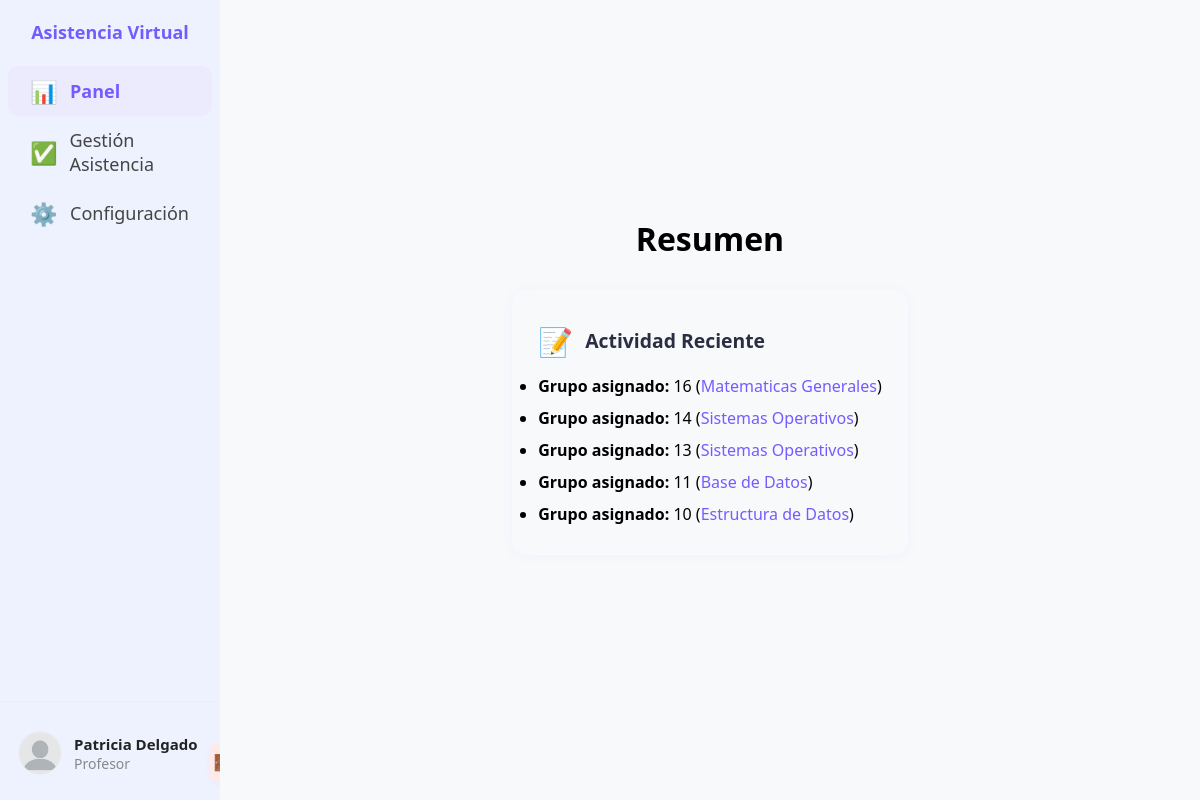
The page /panel.php (signed in) on the database its author committed.
### tables this page shows
CREATE TABLE `usuarios` (
  `id` int(11) NOT NULL,
  `rol` enum('Estudiante','Profesor','Administrador') NOT NULL,
  `nombre_completo` varchar(100) NOT NULL,
  `correo_electronico` varchar(100) NOT NULL,
  `id_carnet` varchar(50) NOT NULL,
  `contrasena` varchar(255) NOT NULL,
  `fecha_registro` timestamp NOT NULL DEFAULT current_timestamp(),
  `zona_horaria` varchar(32) DEFAULT NULL,
  `foto_perfil` varchar(255) DEFAULT NULL
);

CREATE TABLE `grupos` (
  `id` int(11) NOT NULL,
  `materia_id` int(11) NOT NULL,
  `nombre` varchar(100) NOT NULL
);

CREATE TABLE `materias` (
  `id` int(11) NOT NULL,
  `nombre` varchar(100) NOT NULL,
  `fecha_creacion` timestamp NOT NULL DEFAULT current_timestamp()
);

### panel.php (the view, shortened to what this page needs)
<?php
include('conexion.php');
$rol = $_SESSION['rol'];
$usuario_id = $_SESSION['usuario_id'];
$tab = $_GET['tab'] ?? 'panel';
$foto_perfil = null;
$stmt = $conn->prepare("SELECT foto_perfil, nombre_completo, correo_electronico, zona_horaria FROM usuarios WHERE id = ?");
$stmt->bind_param("i", $usuario_id);
$stmt->execute();
$stmt->bind_result($foto_perfil, $nombre, $correo, $zona);
$nombres = explode(' ', $nombre ?? 'Usuario');
$mostrar = isset($nombres[1]) ? $nombres[0] . ' ' . $nombres[1] : $nombres[0];
$ruta_foto = ($foto_perfil && file_exists(__DIR__ . "/images/perfiles/" . $foto_perfil))
    ? "/savesa/images/perfiles/" . $foto_perfil
    : "/savesa/images/perfiles/nopicture.png";
?>
<!DOCTYPE html>
<html lang="es">
<head>
  <link rel="stylesheet" href="/savesa/css/dashboard.css">
  <link rel="stylesheet" href="/savesa/css/settings.css">
</head>
<body>
  <div id="root" class="dashboard-container">
    <aside class="sidebar">
      <div class="sidebar-header">
        <h2>Asistencia Virtual</h2>
      </div>
      <nav class="sidebar-nav">
        <a class="sidebar-item <?php if ($tab=='panel') echo 'active'; ?>" href="panel.php?tab=panel">
          <span class="icon">📊</span>
          <span class="label">Panel</span>
        </a>
        <?php if ($rol === 'Administrador'): ?>
          <a class="sidebar-item" href="materias.php">
            <span class="icon">📚</span>
            <span class="label">Materias</span>
          </a>
          <a class="sidebar-item" href="crear_materia.php">
            <span class="icon">➕</span>
            <span class="label">Crear Materia</span>
          </a>
          <a class="sidebar-item" href="crear_grupo.php">
            <span class="icon">👥</span>
            <span class="label">Crear Grupo</span>
          </a>
          <a class="sidebar-item" href="asignar_profesor.php">
            <span class="icon">🧑‍🏫</span>
            <span class="label">Asignar Profesor</span>
          </a>
          <a class="sidebar-item" href="inscribir_estudiante.php">
            <span class="icon">👨‍🎓</span>
            <span class="label">Inscribir Estudiante</span>
          </a>
        <?php elseif ($rol === 'Profesor'): ?>
          <a class="sidebar-item <?php if ($tab=='asistencia') echo 'active'; ?>" href="panel.php?tab=asistencia">
            <span class="icon">✅</span>
            <span class="label">Gestión Asistencia</span>
          </a>
        <?php endif; ?>
        <a class="sidebar-item <?php if ($tab=='settings') echo 'active'; ?>" href="panel.php?tab=settings">
          <span class="icon">⚙️</span>
          <span class="label">Configuración</span>
        </a>
      </nav>
      <div class="sidebar-footer">
        <img src="<?php echo htmlspecialchars($ruta_foto); ?>?v=<?php echo time(); ?>"
          alt="Avatar"
          class="avatar"
          onerror="this.onerror=null;this.src='/savesa/images/perfiles/nopicture.png';"
        />
        <div>
          <div class="user-name"><?php echo htmlspecialchars($mostrar); ?></div>
          <div class="user-role"><?php echo htmlspecialchars($rol); ?></div>
        </div>
        <form action="logout.php" method="post" style="margin:0;">
          <button class="logout-btn" type="submit">🚪</button>
        </form>
      </div>
    </aside>
    <main class="main-content">
      <?php if ($tab == 'panel'): ?>
        <h1 class="dashboard-title">Resumen</h1>
        <div class="dashboard-cards-grid">
          <?php if ($rol === 'Administrador'): ?>
            <div class="dashboard-card">
              <div style="display:flex;align-items:center;gap:12px;">
                <span style="font-size:28px;color:#735CFF;">📝</span>
                <div class="card-title">Actividad Reciente</div>
              </div>
              <ul>
                <?php
                $ultimas_materias = @$conn->query("SELECT nombre, id, fecha_creacion FROM materias ORDER BY fecha_creacion DESC LIMIT 3");
                if ($ultimas_materias && $ultimas_materias->num_rows > 0) {
                  while ($m = $ultimas_materias->fetch_assoc()) {
                    echo "<li><b>Materia creada:</b> ".htmlspecialchars($m['nombre'])." <span style='color:#888;'>(".date('d/m/Y', strtotime($m['fecha_creacion'])).")</span></li>";
                  }
                }
                $ultimos_grupos = @$conn->query("SELECT g.id, g.nombre as grupo, m.nombre as materia FROM grupos g JOIN materias m ON g.materia_id=m.id ORDER BY g.id DESC LIMIT 3");
                if ($ultimos_grupos && $ultimos_grupos->num_rows > 0) {
                  while ($g = $ultimos_grupos->fetch_assoc()) {
                    echo "<li><b>Grupo creado:</b> {$g['id']} (<span style='color:#735cff'>".htmlspecialchars($g['materia'])."</span>)</li>";
                  }
                }
                $ultimas_asignaciones = @$conn->query("
                    SELECT u.nombre_completo as profesor, g.id as grupo
                    FROM materia_profesor mp
                    JOIN usuarios u ON mp.profesor_id=u.id
                    JOIN grupos g ON mp.grupo_id=g.id
                    ORDER BY mp.grupo_id DESC LIMIT 3
                ");
                if ($ultimas_asignaciones && $ultimas_asignaciones->num_rows > 0) {
                  while ($a = $ultimas_asignaciones->fetch_assoc()) {
                    echo "<li><b>Profesor asignado:</b> ".htmlspecialchars($a['profesor'])." a grupo <b>{$a['grupo']}</b></li>";
                  }
                }
                if (
                    (!$ultimas_materias || $ultimas_materias->num_rows == 0) &&
                    (!$ultimos_grupos || $ultimos_grupos->num_rows == 0) &&
                    (!$ultimas_asignaciones || $ultimas_asignaciones->num_rows == 0)
                  ) {
                  echo '<li style="color:#888;">No hay actividad reciente aún.</li>';
                }
                ?>
              </ul>
            </div>
          <?php elseif ($rol === 'Profesor'): ?>
            <div class="dashboard-card">
              <div style="display:flex;align-items:center;gap:12px;">
                <span style="font-size:28px;color:#735CFF;">📝</span>
                <div class="card-title">Actividad Reciente</div>
              </div>
              <ul>
                <?php
                $grupos = @$conn->query("
                  SELECT g.id, g.nombre AS grupo, m.nombre AS materia
                  FROM materia_profesor mp
                  JOIN grupos g ON mp.grupo_id = g.id
                  JOIN materias m ON g.materia_id = m.id
                  WHERE mp.profesor_id = $usuario_id
                  ORDER BY g.id DESC LIMIT 5
                ");
                if ($grupos && $grupos->num_rows > 0) {
                  while ($g = $grupos->fetch_assoc()) {
                    echo "<li><b>Grupo asignado:</b> {$g['id']} (<span style='color:#735cff'>".htmlspecialchars($g['materia'])."</span>)</li>";
                  }
                } else {
                  echo '<li style="color:#888;">No tienes grupos asignados recientemente.</li>';
                }
                ?>
              </ul>
            </div>
          <?php endif; ?>
        </div>
      <?php endif; ?>
    </main>
  </div>
</body>
</html>

### css/dashboard.css (style rules this page uses)
:root { --purple: #735CFF; --light-bg: #F9FAFB; --card-bg: #FFF; --muted: #6B7280; --radius: 8px; }
* { box-sizing: border-box; margin: 0; padding: 0; }
body, html, #root { height: 100%; font-family: 'Segoe UI', sans-serif; background-color: var(--light-bg); }
.dashboard-container { display: flex; height: 100%; }
.sidebar { width: 220px; background-color: #EEF2FF; display: flex; flex-direction: column; justify-content: space-between; }
.sidebar-header { padding: 20px; }
.sidebar-header h2 { font-size: 18px; color: var(--purple); }
.sidebar-nav { flex: 1; }
.sidebar-item { display: flex; align-items: center; gap: 12px; text-decoration: none; color: var(--muted); padding: 10px 22px; font-size: 18px; border-radius: 10px; transition: background 0.2s, color 0.2s; font-weight: 500; margin: 2px 8px; cursor: pointer; }
.sidebar-item .icon { font-size: 22px; width: 28px; }
.sidebar-item.active { background: #eceafd; color: var(--purple); font-weight: 700; }
.sidebar-footer { display: flex; align-items: center; gap: 12px; padding: 22px 18px 18px 18px; border-top: 1px solid #ececff; white-space: nowrap; }
.avatar { width: 44px; height: 44px; border-radius: 50%; object-fit: cover; }
.user-name { font-weight: 600; font-size: 15px; color: #222; }
.user-role { font-size: 14px; color: #888; }
.main-content { flex: 1; padding: 24px; overflow-y: auto; }
.logout-btn { width: 100%; background: #ffeaea; color: #e53935; border: none; border-radius: 7px; padding: 10px 0; font-size: 16px; font-weight: 600; cursor: pointer; margin-top: 19px; transition: background 0.18s, color 0.18s; box-shadow: 0 2px 10px rgba(229,57,53,0.04); letter-spacing: 0.5px; }
.profile-photo, .avatar { width: 140px; height: 140px; object-fit: cover; border-radius: 12px; margin-bottom: 12px; border: 1.5px solid #ececf5; background: #fafbfc; display: block; margin-left: auto; margin-right: auto; }
.avatar { width: 44px; height: 44px; border-radius: 50%; margin-bottom: 0; }
.main-content h1, .main-content h2, .section h4 { text-align: center; width: 100%; display: block; }
h1, h2, .overview-header h1, .section h4, .main-title, .category-title { text-align: center !important; width: 100%; display: block; }
form { width: 100%; max-width: 700px; margin-left: auto; margin-right: auto; }
form input[type="text"], form button, form input[type="email"], form select { width: 100%; box-sizing: border-box; }
form button, .btn-save, .profile-save-btn { display: block; width: 100%; margin: 16px auto 0 auto; font-size: 1.07rem; }
.main-content, #main-content, .main-section { display: flex; flex-direction: column; align-items: center; }

### css/settings.css (style rules this page uses)
body, html { margin: 0; padding: 0; font-family: 'Segoe UI', Arial, sans-serif; background: #f8f9fb; }
.dashboard-container { display: flex; min-height: 100vh; }
.sidebar { width: 220px; background: #EEF2FF; display: flex; flex-direction: column; justify-content: space-between; min-height: 100vh; }
.sidebar-header { padding: 20px; }
.sidebar-header h2 { font-size: 18px; color: #735CFF; margin: 0; }
.sidebar-nav { flex: 1; }
.sidebar-item { display: flex; align-items: center; gap: 12px; text-decoration: none; color: #444; padding: 10px 22px; font-size: 18px; border-radius: 10px; transition: background 0.2s, color 0.2s; font-weight: 500; margin: 2px 8px; cursor: pointer; }
.sidebar-item .icon { font-size: 22px; width: 28px; }
.sidebar-item.active, .sidebar-item:hover { background: #eceafd; color: #735CFF !important; font-weight: 700; }
.sidebar-footer { display: flex; align-items: center; gap: 12px; padding: 22px 18px 18px 18px; border-top: 1px solid #ececff; white-space: nowrap; }
.avatar { width: 44px; height: 44px; border-radius: 50%; object-fit: cover; }
.user-name { font-weight: 600; font-size: 15px; color: #222; }
.user-role { font-size: 14px; color: #888; }
.logout-btn { width: 100%; background: #ffeaea; color: #e53935; border: none; border-radius: 7px; padding: 10px 0; font-size: 16px; font-weight: 600; cursor: pointer; margin-top: 19px; transition: background 0.18s, color 0.18s; box-shadow: 0 2px 10px rgba(229, 57, 53, 0.04); letter-spacing: 0.5px; }
.main-content { flex: 1; min-height: 100vh; display: flex; justify-content: center; align-items: center; background: #f8f9fb; }

### rows shown on the page
usuarios: nombre_completo "Patricia Delgado"
grupos: id "16", materia.nombre "Matematicas Generales"
grupos: id "14", materia.nombre "Sistemas Operativos"
grupos: id "13", materia.nombre "Sistemas Operativos"
grupos: id "11", materia.nombre "Base de Datos"
grupos: id "10", materia.nombre "Estructura de Datos"

### other values the page prints
$rol "Profesor"
